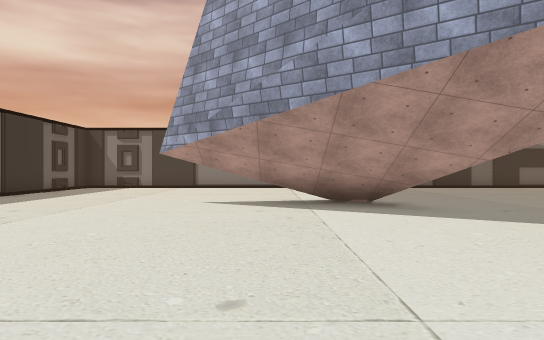
View 1 (above)

24 first-person views from a walk through a scene from a Unity 3-D project. The camera is 1.5 m above the floor, looks level and sees 75° across. Doors are open. The floor is counted in squares, 2 m on a side. Each view is taken from the middle of a square. On the plan, view 1 faces up. The plan holds only what a view shows up to about 11 squares ahead; the rest is blank. The place goes on beyond the plan. The player character is not drawn. Some surface patterns are stand-ins.

View 2
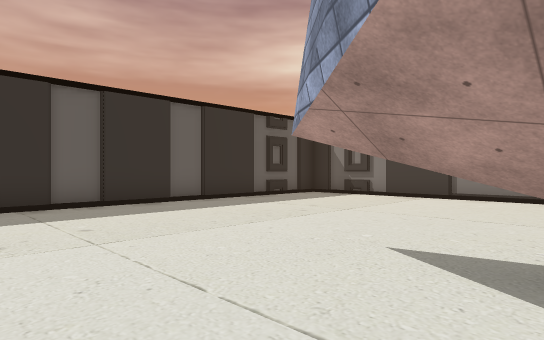

View 3
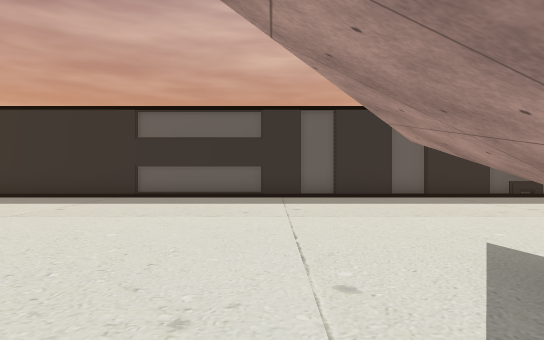

View 4
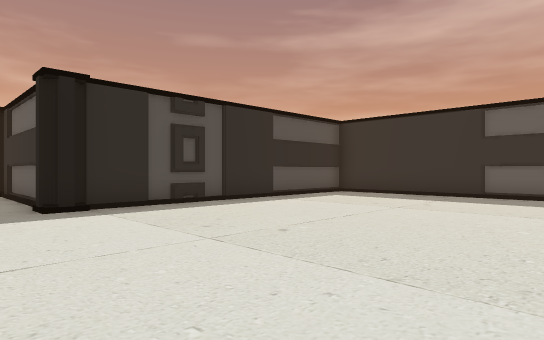

View 5
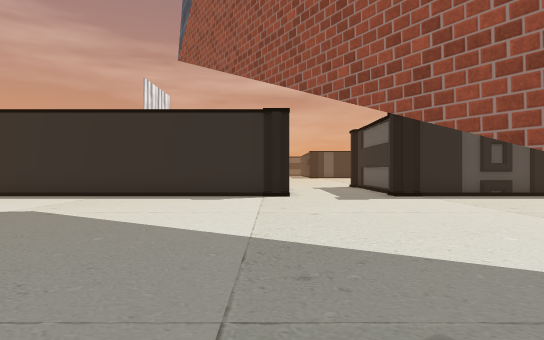

View 6
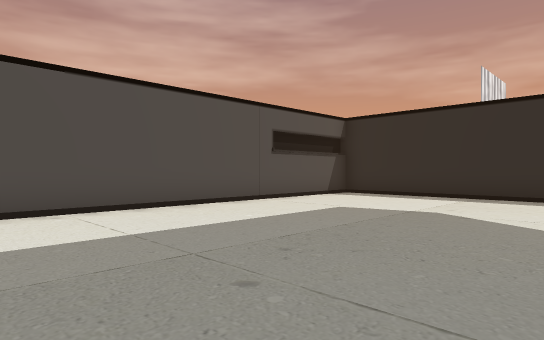

View 7
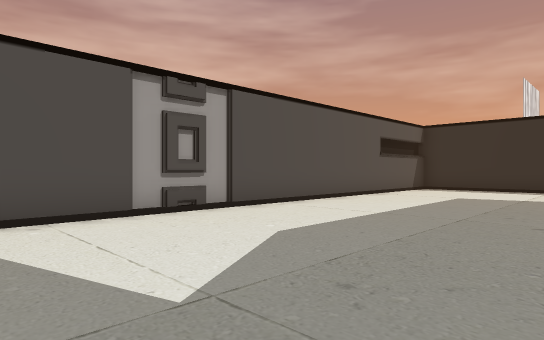

View 8
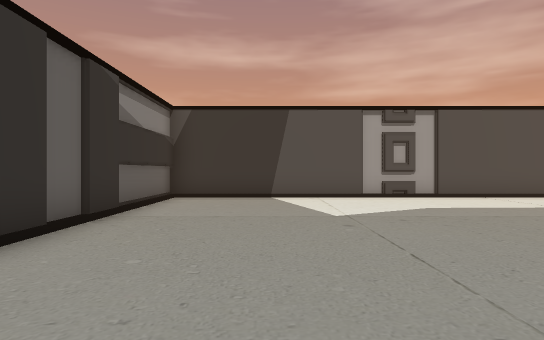

View 9
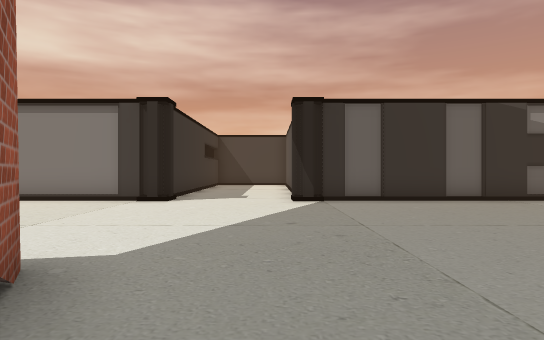

View 10
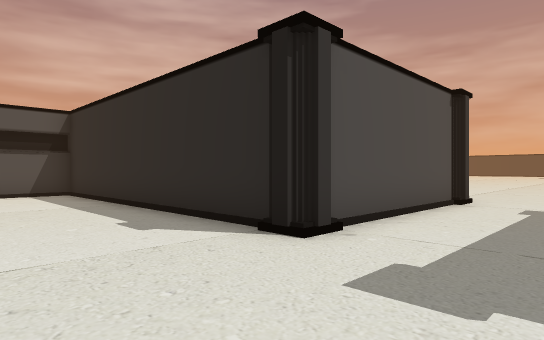

View 11
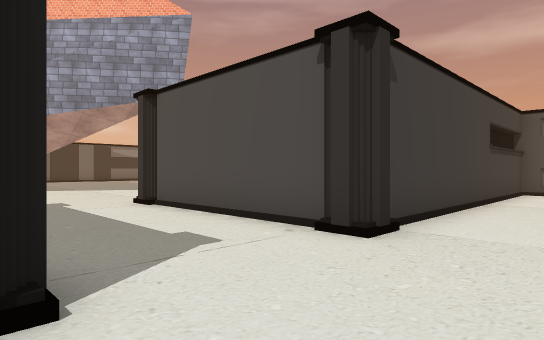

View 12
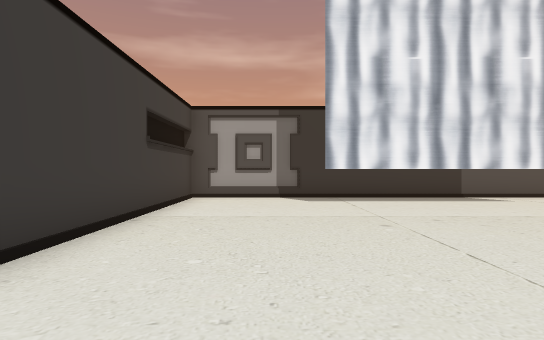

View 13
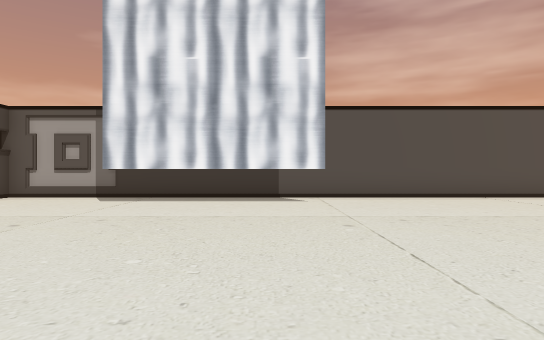

View 14
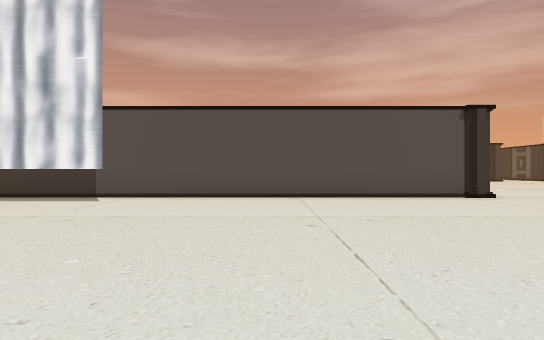

View 15
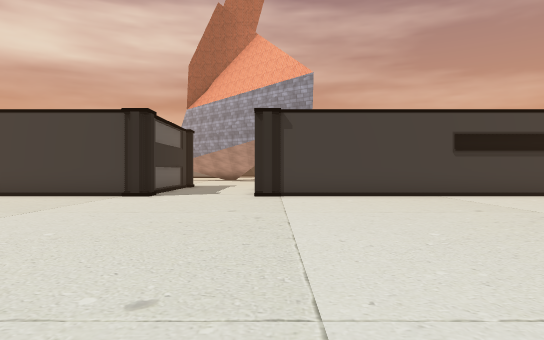

View 16
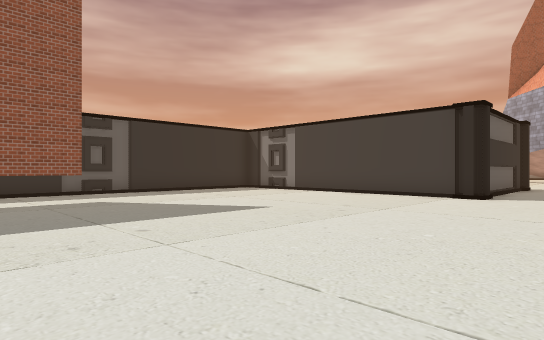

View 17
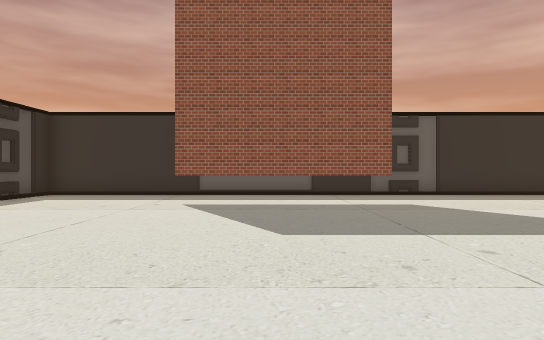

View 18
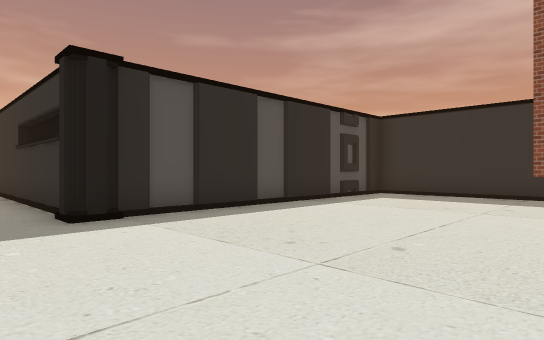

View 19
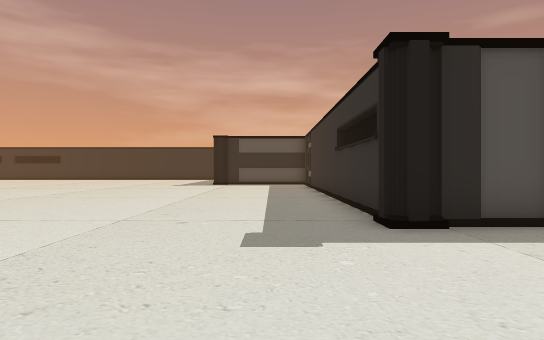

View 20
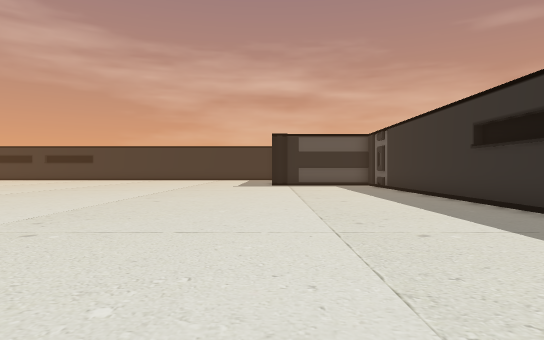

View 21
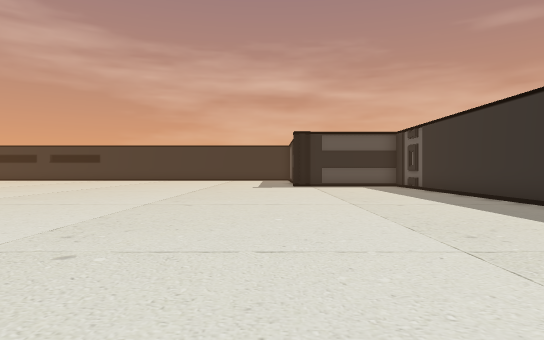

View 22
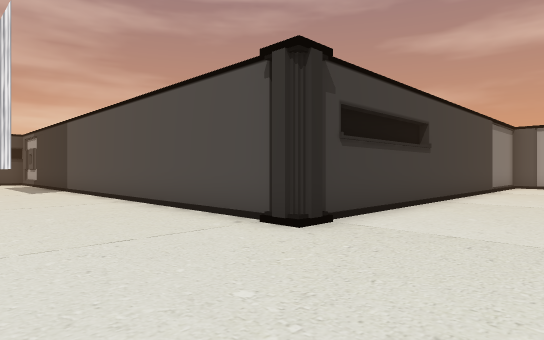

View 23
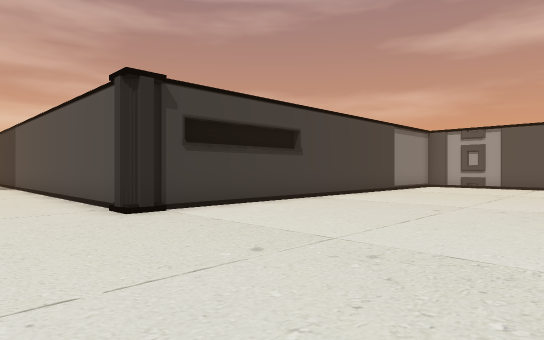

View 24
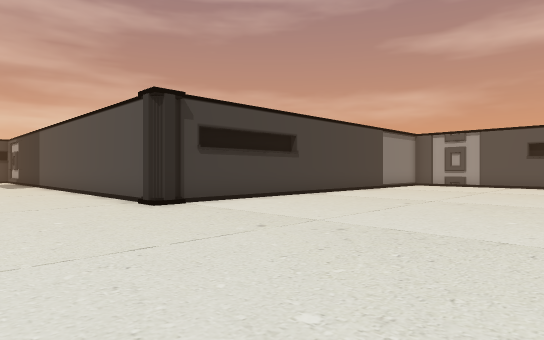

### Floor plan
Key: @ floor where view 1 was taken; # wall or solid block; . floor; / step, stairs or slope; T thing the floor can be seen under or through.
Columns run from 8 left of view 1 to 22 right of it. Each row starts with its distance up from view 1.
 17          #...
 16          #...
 15   ########...##########
 14  .....................#
 13 #.....................#
 12 #.....................#
 11 #.....................#
 10 #.....................#
  9 #.....................#
  8 #......####...........#
  7 #........###..  ......#
  6 #.....................#
  5 #.....................#
  4 #.....................#
  3 #.....................#
  2 #.....................#
  1 #.....................#
  0 #.......@.............#
 -1 #.....................#
 -2 # ///////#...#////////#
 -3    #######...##########
 -4          #...#
 -5          #...#
 -6          #...#
 -7      #####...##########
 -8      /////.../////////#
 -9      .................#
-10 #.  ..................#
-11 #.....................#
-12 #...................T.#
-13 #...................T.#
-14 #...................T.#
-15 #...................T.#
-16 #..T................T.#
-17 #..T........  ........#
-18 #..T..................#
-19 #..T...... .  ........#
-20 #..T......... ........#
-21 #...........  ........#
-22 #.....................#
-23 #.....................#
-24 #.....................#
-25 ##########............#########
-26          #............/////////
-27          #.....................
-28          #.....................
-29          #.....................
-30          #.....................
-31          #.....................
-32          #...................
-33          #..............

Positions as (right, up) in squares from view 1, and headings:
1: (0, 0), facing up
2: (0, 5), facing up-left
3: (2, 6), facing left
4: (3, 5), facing down-left
5: (5, 8), facing down
6: (7, 8), facing down-right
7: (8, 12), facing down-right
8: (4, 12), facing right
9: (4, 6), facing up
10: (2, 1), facing down-right
11: (1, -10), facing up-right
12: (4, -10), facing right
13: (4, -15), facing right
14: (4, -20), facing right
15: (5, -18), facing up
16: (4, -18), facing up-left
17: (3, -18), facing left
18: (3, -19), facing down-left
19: (3, -20), facing down
20: (6, -21), facing down
21: (7, -22), facing down
22: (10, -29), facing up-right
23: (11, -32), facing up-right
24: (10, -33), facing up-right
